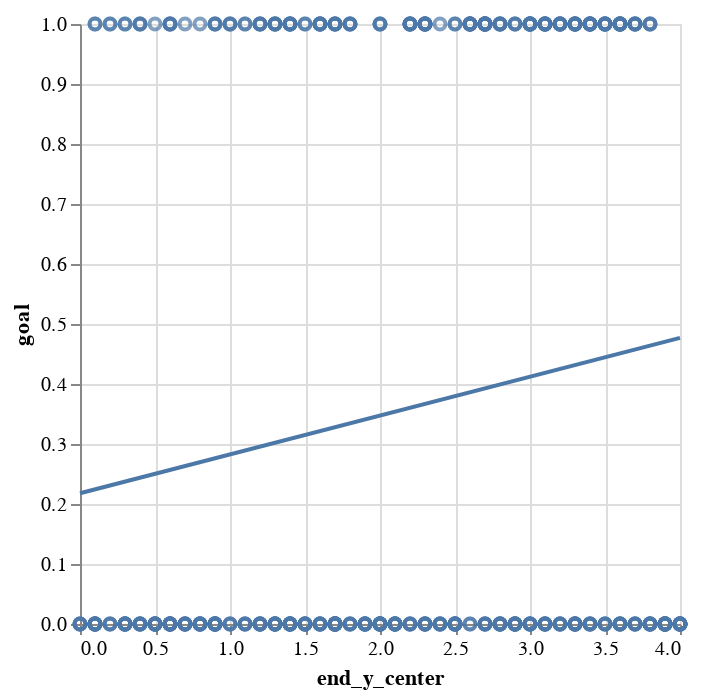

Write notebook code for a chart like this one.
### Code cell
fig = alt.Chart(a).mark_point().encode(x='end_y_center',y='goal')

fig + fig.transform_regression('end_y_center','goal').mark_line()

### Figure 1 — Vega-Lite specification as saved in the notebook (floating-point values rounded to 4 significant figures; data arrays with more than 128 entries replaced by an {"elided": "..."} marker saying what was removed)
{"config": {"view": {"continuousWidth": 300, "continuousHeight": 300}}, "layer": [{"mark": {"type": "point"}, "encoding": {"x": {"field": "end_y_center", "type": "quantitative"}, "y": {"field": "goal", "type": "quantitative"}}}, {"mark": {"type": "line"}, "encoding": {"x": {"field": "end_y_center", "type": "quantitative"}, "y": {"field": "goal", "type": "quantitative"}}, "transform": [{"on": "end_y_center", "regression": "goal"}]}], "data": {"name": "data-4d8d32196ec63662ad0385154bb8d3f7"}, "$schema": "https://vega.github.io/schema/vega-lite/v5.17.0.json", "datasets": {"data-4d8d32196ec63662ad0385154bb8d3f7": {"elided": "472 records"}}}
